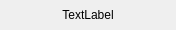
<?xml version="1.0" encoding="UTF-8"?>
<ui version="4.0">
 <class>PostgresNotFoundWidget</class>
 <widget class="QFrame" name="PostgresNotFoundWidget">
  <property name="geometry">
   <rect>
    <x>0</x>
    <y>0</y>
    <width>176</width>
    <height>30</height>
   </rect>
  </property>
  <property name="sizePolicy">
   <sizepolicy hsizetype="Minimum" vsizetype="Maximum">
    <horstretch>0</horstretch>
    <verstretch>0</verstretch>
   </sizepolicy>
  </property>
  <property name="windowTitle">
   <string>Frame</string>
  </property>
  <layout class="QHBoxLayout" name="horizontalLayout">
   <property name="spacing">
    <number>0</number>
   </property>
   <property name="leftMargin">
    <number>0</number>
   </property>
   <property name="topMargin">
    <number>0</number>
   </property>
   <property name="rightMargin">
    <number>0</number>
   </property>
   <property name="bottomMargin">
    <number>0</number>
   </property>
   <item>
    <widget class="QLabel" name="text">
     <property name="text">
      <string>TextLabel</string>
     </property>
     <property name="alignment">
      <set>Qt::AlignCenter</set>
     </property>
    </widget>
   </item>
  </layout>
 </widget>
 <resources/>
 <connections/>
</ui>
